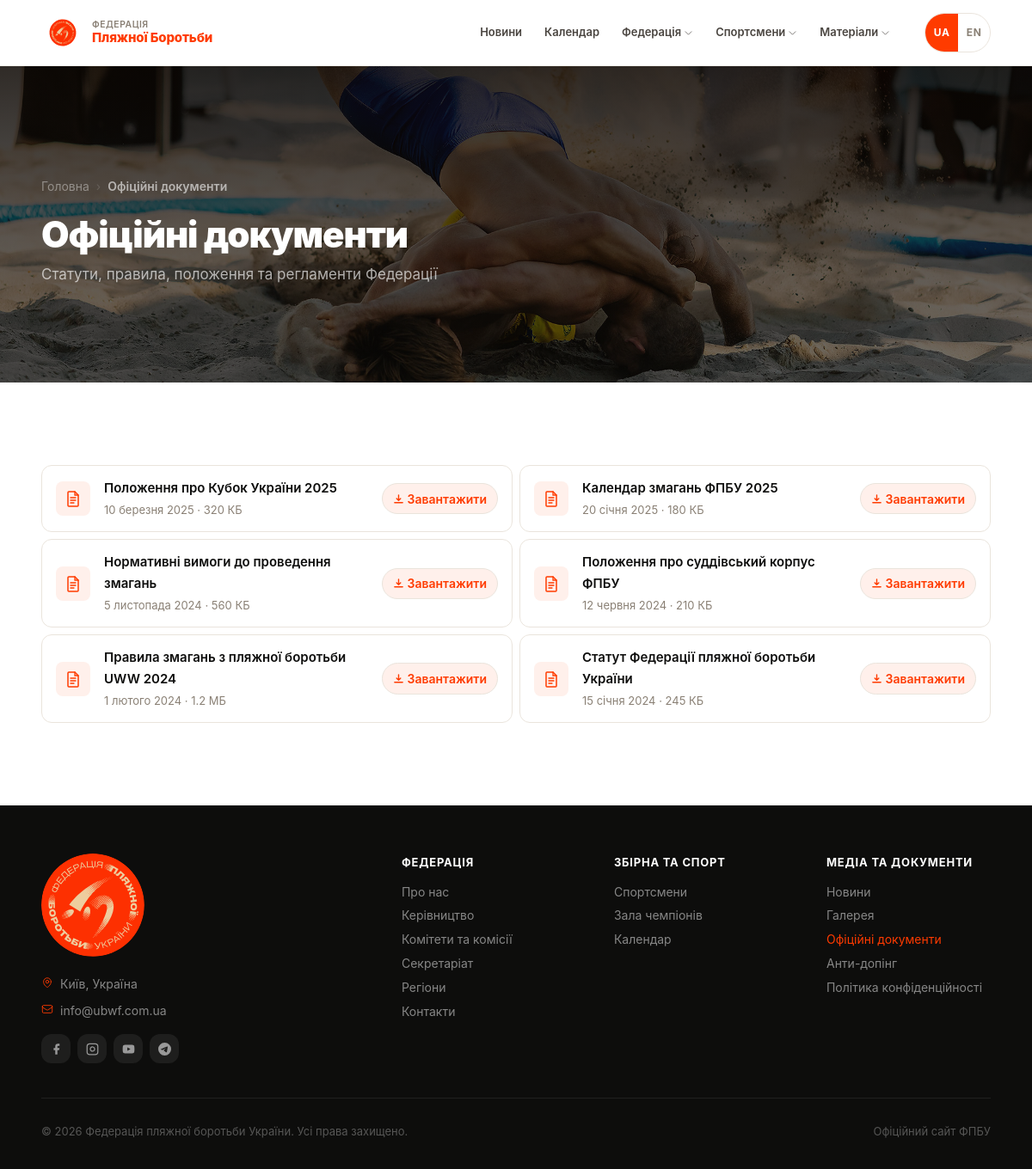
Screenshot of /documents with the database file from the repository.
### tables this page shows
CREATE TABLE documents (
        id INTEGER PRIMARY KEY AUTOINCREMENT,
        title TEXT NOT NULL,
        filename TEXT NOT NULL,
        category TEXT DEFAULT 'Загальне',
        uploaded_at TEXT NOT NULL,
        file_size TEXT
    , title_en TEXT);

### app.py (the view)
@pub.route('/documents')
def documents():
    docs = db.get_documents(category='Офіційні документи')
    return render_template('documents/index.html', docs=docs, category='official')

### app.py (called while the page is built)
@pub.url_value_preprocessor
def _pull_lang(endpoint, values):
    lang = values.pop('lang', 'uk')
    if lang not in SUPPORTED_LANGS:
        abort(404)
    g.lang = lang
    g.t    = make_t(lang)

@app.before_request
def set_language():
    if request.path == '/' and request.cookies.get('lang') == 'en':
        return redirect('/en/', 302)
    if not getattr(g, 'lang', None):
        lang = request.cookies.get('lang', 'uk')
        g.lang = lang if lang in SUPPORTED_LANGS else 'uk'
        g.t    = make_t(g.lang)

@app.template_filter('lf')
def lang_field(row, field):
    if g.lang == 'en':
        try:
            v = row[field + '_en']
            if v: return v
        except (KeyError, IndexError, TypeError):
            pass
    try:
        return row[field]
    except (KeyError, IndexError, TypeError):
        return ''

@app.template_filter('date_long')
def date_long(date_str):
    try:
        d = datetime.strptime(date_str[:10], '%Y-%m-%d')
        return f"{MONTHS_EN[d.month]} {d.day}, {d.year}" if g.lang == 'en' else f"{d.day} {MONTHS_UK[d.month]} {d.year}"
    except Exception:
        return date_str

@app.context_processor
def inject_globals():
    lang = getattr(g, 'lang', 'uk')
    path = request.path
    qs = ('?' + request.query_string.decode('utf-8', 'replace')) if request.query_string else ''
    suffix = path[3:] if path.startswith('/en') else path
    if not suffix:
        suffix = '/'
    lp = '/en' if lang == 'en' else ''
    return {
        'current_year': datetime.today().year,
        'lang': lang,
        't': getattr(g, 't', make_t('uk')),
        'icon': _icon,
        'lp': lp,
        'lp_uk': suffix + qs,
        'lp_en': '/en' + suffix + qs,
    }

def _fix_text_node(text):
    text = _PREP_RE.sub(lambda m: m.group(1) + ' ', text)
    text = _YEAR_RE.sub(r'\1 \2', text)
    return text

### db.py (called while the page is built)
def get_db():
    conn = sqlite3.connect(DB_PATH)
    conn.row_factory = sqlite3.Row
    conn.execute("PRAGMA journal_mode=WAL")
    return conn

def get_documents(category=None):
    conn = get_db()
    if category:
        rows = conn.execute("SELECT * FROM documents WHERE category = ? ORDER BY uploaded_at DESC", (category,)).fetchall()
    else:
        rows = conn.execute("SELECT * FROM documents ORDER BY category, uploaded_at DESC").fetchall()
    conn.close()
    return rows

### translations.py (called while the page is built)
def make_t(lang):
    d = TRANSLATIONS.get(lang, UK)
    def t(key):
        return d.get(key, UK.get(key, key))
    return t

### templates/documents/index.html (shortened to what this page needs)
{% extends "base.html" %}
{% block content %}
<div class="page-hero page-hero--dark {% if category == 'antidoping' %}page-hero--antidoping{% else %}page-hero--documents{% endif %}">
    <div class="container">
        <nav class="breadcrumb">
            <a href="{{ lp }}/" class="nav-link">{{ t('nav.home') }}</a><span class="sep">›</span>
            {% if category == 'antidoping' %}
            <span class="cur">{{ t('nav.docs.antidoping') }}</span>
            {% else %}
            <span class="cur">{{ t('nav.docs.official') }}</span>
            {% endif %}
        </nav>
        <h1 class="page-hero-title">
            {{ t('nav.docs.antidoping') if category == 'antidoping' else t('nav.docs.official') }}
        </h1>
        <p class="page-hero-desc">{{ t('docs.antidoping.desc') if category == 'antidoping' else t('docs.desc') }}</p>
    </div>
</div>
<section class="section">
    <div class="container">
        <div class="docs-list">
            {% if docs %}
            {% for doc in docs %}
            <div class="doc-item">
                <div class="doc-icon">
                    <svg width="20" height="20" viewBox="0 0 20 20" fill="none"><path d="M5 2h7l4 4v12a1 1 0 0 1-1 1H5a1 1 0 0 1-1-1V3a1 1 0 0 1 1-1Z" stroke="currentColor" stroke-width="1.5"/><path d="M12 2v4h4M7 9h6M7 12h6M7 15h4" stroke="currentColor" stroke-width="1.3" stroke-linecap="round"/></svg>
                </div>
                <div style="flex:1;min-width:0;">
                    <div class="doc-title">{{ doc | lf('title') }}</div>
                    <div class="doc-meta">{{ doc.uploaded_at | date_long }}{% if doc.file_size %} · {{ doc.file_size }}{% endif %}</div>
                </div>
                <a href="/documents/download/{{ doc.filename }}" class="doc-download">
                    <svg width="13" height="13" viewBox="0 0 14 14" fill="none"><path d="M7 2v7M4.5 6.5L7 9l2.5-2.5M2 11.5h10" stroke="currentColor" stroke-width="1.5" stroke-linecap="round" stroke-linejoin="round"/></svg>
                    {{ t('docs.download') }}
                </a>
            </div>
            {% endfor %}
            {% else %}
            <div class="empty-state">
                <svg viewBox="0 0 48 48" fill="none"><path d="M12 4h16l12 12v28H12V4Z" stroke="currentColor" stroke-width="2"/><path d="M28 4v12h12M18 20h12M18 26h12M18 32h8" stroke="currentColor" stroke-width="2" stroke-linecap="round"/></svg>
                <p>{{ t('docs.empty') }}</p>
            </div>
            {% endif %}
        </div>
    </div>
</section>
{% endblock %}

### rows the page displays
documents: title "Положення про Кубок України 2025", uploaded_at "10 березня 2025", file_size "320 КБ", t "Завантажити"
documents: title "Календар змагань ФПБУ 2025", uploaded_at "20 січня 2025", file_size "180 КБ", t "Завантажити"
documents: title "Нормативні вимоги до проведення змагань", uploaded_at "5 листопада 2024", file_size "560 КБ", t "Завантажити"
documents: title "Положення про суддівський корпус ФПБУ", uploaded_at "12 червня 2024", file_size "210 КБ", t "Завантажити"
documents: title "Правила змагань з пляжної боротьби UWW 2024", uploaded_at "1 лютого 2024", file_size "1.2 МБ", t "Завантажити"
documents: title "Статут Федерації пляжної боротьби України", uploaded_at "15 січня 2024", file_size "245 КБ", t "Завантажити"

### other values shown
{{ 'Federation' if lang == 'en' else 'Федерація' }} "ФЕДЕРАЦІЯ"
{{ 'Beach Wrestling' if lang == 'en' else 'Пляжної Боротьби' }} "Пляжної Боротьби"
{{ t('nav.news') }} "Новини"
{{ t('nav.calendar') }} "Календар"
{{ t('nav.federation') }} "Федерація"
{{ t('nav.athletes') }} "Спортсмени"
{{ 'Materials' if lang == 'en' else 'Матеріали' }} "Матеріали"
{{ t('nav.home') }} "Головна"
{{ t('nav.docs.official') }} "Офіційні документи"
{{ 'Kyiv, Ukraine' if lang == 'en' else 'Київ, Україна' }} "Київ, Україна"
{{ t('footer.federation') }} "ФЕДЕРАЦІЯ"
{{ t('nav.fed.about') }} "Про нас"
{{ t('nav.fed.leadership') }} "Керівництво"
{{ t('nav.fed.committees') }} "Комітети та комісії"
{{ t('nav.fed.secretariat') }} "Секретаріат"
